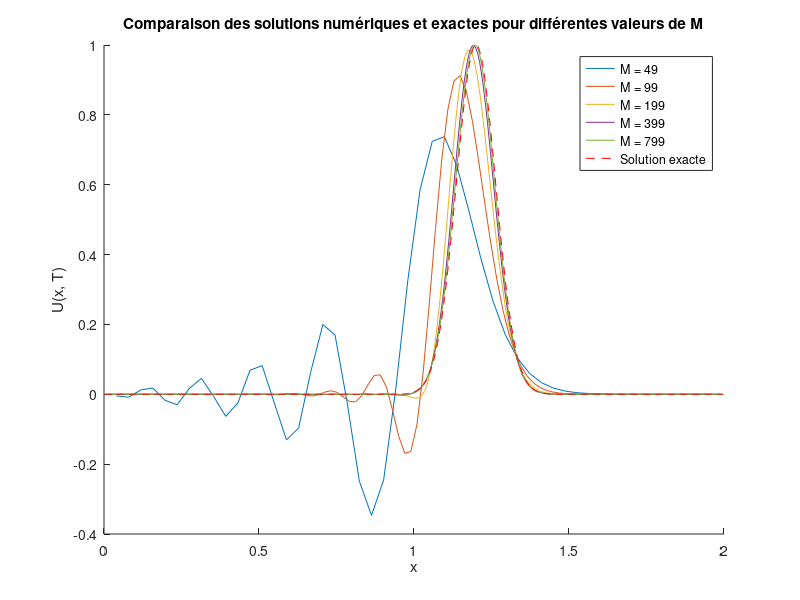

MATLAB code for this plot:
% Définition des paramètres initiaux
a = 0;
b = 2;
beta = 1;
T = 1;
M_values = [49, 99, 199, 399, 799]; % Différentes valeurs de M

% Initialisation de la figure pour le tracé
figure;
hold on;

% Boucle sur différentes valeurs de M
for M = M_values
    % Calcul de h et ajustement de k
    h = (b - a) / (M + 1);
    k = 0.5 * h;
    N = round(T / k);

    % Initialisation de x et U(0)
    x = linspace(a + h, b-h, M+1)';
    U0 = exp(-5 * (5 * x - 1) .^ 2);

    % Préallocation de U pour stocker l'historique des solutions
    U = zeros(M+1, N);
    U(:,1) = U0; % La première colonne est U0

    % Définition des coefficients pour les matrices A et B
    p = 1/k;
    q = beta / (4 * h);
    r = -q;

    % Construction des matrices A et B
    A = diag([p * ones(1, M) 1]) + diag(q * ones(1, M), 1) + diag(r * ones(1, M), -1);
    B = diag([p * ones(1, M) 1-beta*k/h]) + diag(r * ones(1, M), 1) + diag(q * ones(1, M), -1);

    % Calcul de la matrice C
    C = B / A;

    % Boucle pour le calcul itératif de U
    for n = 2:N
        U(:, n) = C * U(:, n-1);
    end

    % Tracé de la solution numérique pour M actuel
    plot(x, U(:, end), 'DisplayName', ['M = ' num2str(M)]);

    % Calcul de la solution exacte à l'instant T
    xExact = x - beta * T;
    UExact = exp(-5 * (5 * xExact - 1) .^ 2);

    % Calcul de l'erreur L2 et du maximum
    L2_error = norm(U(:, end) - UExact, 2);
    [maxU, maxPos] = max(U(:, end));
    disp(['M = ' num2str(M) ', Max U: ' num2str(maxU) ', Position: ' num2str(x(maxPos)) ', L2 Error: ' num2str(L2_error)]);
end

% Tracé de la solution exacte
plot(x, UExact, 'r--', 'DisplayName', 'Solution exacte');
title('Comparaison des solutions numériques et exactes pour différentes valeurs de M');
xlabel('x');
ylabel('U(x, T)');
legend;
hold off;
